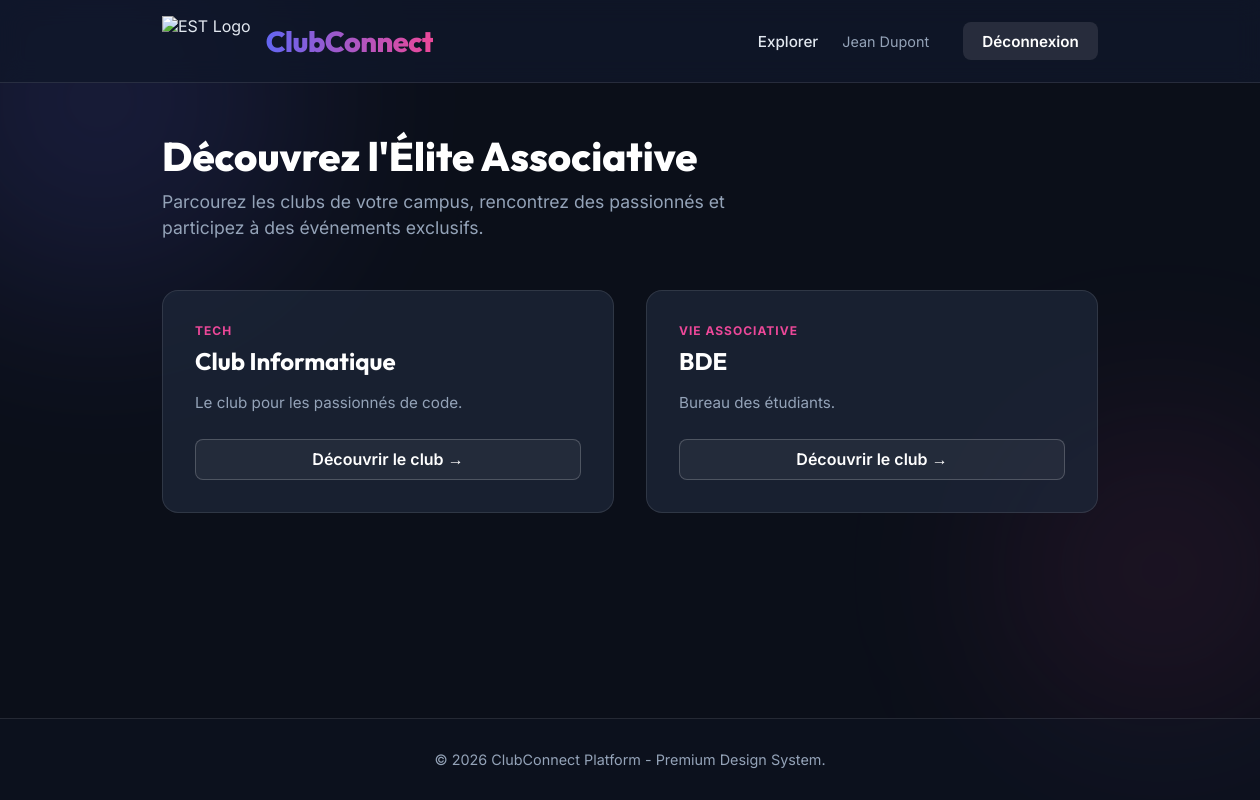
Page / (signed in) on the committed database.
### models.py (models this page shows)
class Club(db.Model):
    __tablename__ = 'club'
    id = db.Column(db.Integer, primary_key=True)
    nom = db.Column(db.String(100), nullable=False)
    description = db.Column(db.Text)
    categorie = db.Column(db.String(50))
    date_creation = db.Column(db.String(20))
    president_id = db.Column(db.Integer, db.ForeignKey('membre.id'))
    evenements = db.relationship('Evenement', backref='club', cascade="all, delete-orphan", lazy=True)

### app.py (the view)
@app.route('/')
def index():
    user = session.get('user_email')
    clubs = Club.query.all()
    return render_template('index.html', clubs=clubs, user=user)

### templates/index.html (shortened to what this page needs)
{% extends 'base.html' %}
{% block content %}
<div class="animate-in">
    <h2 class="page-title">Découvrez l'Élite Associative</h2>
    <p class="page-subtitle">Parcourez les clubs de votre campus, rencontrez des passionnés et participez à des événements exclusifs.</p>
</div>
<div class="clubs-grid animate-in" style="animation-delay: 0.2s;">
    {% for club in clubs %}
        <div class="club-card">
            <span class="club-category">{{ club.categorie }}</span>
            <h3>{{ club.nom }}</h3>
            <p>{{ club.description }}</p>
            <a href="/club/{{ club.id }}" class="btn-outline">Découvrir le club &rarr;</a>
        </div>
    {% else %}
        <p style="grid-column: 1/-1; text-align: center; color: var(--text-muted); padding: 3rem; background: var(--card-bg); border-radius: 12px; border: 1px dashed var(--card-border);">Aucun club n'est disponible pour le moment.</p>
    {% endfor %}
</div>
{% endblock %}

### templates/base.html (style rules this page uses)
:root { --bg-color: #0b0f19; --text-main: #e2e8f0; --text-muted: #94a3b8; --primary: #6366f1; --primary-hover: #4f46e5; --accent: #ec4899; --card-bg: rgba(30, 41, 59, 0.7); --card-border: rgba(255, 255, 255, 0.1); }
* { box-sizing: border-box; margin: 0; padding: 0; }
body { font-family: 'Inter', sans-serif; background-color: var(--bg-color); color: var(--text-main); min-height: 100vh; position: relative; overflow-x: hidden; display: flex; flex-direction: column; }
.page-title { font-family: 'Outfit', sans-serif; font-size: 2.5rem; font-weight: 800; margin-bottom: 0.5rem; color: #fff; }
.page-subtitle { color: var(--text-muted); font-size: 1.1rem; margin-bottom: 3rem; max-width: 600px; line-height: 1.5; }
.animate-in { animation: fadeUp 0.6s ease-out forwards; opacity: 0; transform: translateY(20px); }

### templates/index.html (style rules this page uses)
.clubs-grid { display: grid; grid-template-columns: repeat(auto-fill, minmax(300px, 1fr)); gap: 2rem; }
.club-card { background: var(--card-bg); border: 1px solid var(--card-border); border-radius: 16px; padding: 2rem; backdrop-filter: blur(10px); -webkit-backdrop-filter: blur(10px); transition: all 0.3s ease; position: relative; overflow: hidden; display: flex; flex-direction: column; }
.club-card::before { content: ''; position: absolute; top: 0; left: 0; right: 0; height: 4px; background: linear-gradient(to right, var(--primary), var(--accent)); opacity: 0; transition: opacity 0.3s ease; }
.club-category { display: inline-block; font-size: 0.75rem; text-transform: uppercase; letter-spacing: 1px; font-weight: 700; color: var(--accent); margin-bottom: 0.5rem; }
.club-card h3 { font-family: 'Outfit', sans-serif; font-size: 1.5rem; color: #fff; margin-bottom: 1rem; }
.club-card p { color: var(--text-muted); font-size: 0.95rem; line-height: 1.5; margin-bottom: 1.5rem; flex: 1; }
.btn-outline { display: inline-block; text-align: center; padding: 0.6rem 1.2rem; border-radius: 8px; border: 1px solid rgba(255, 255, 255, 0.2); color: #fff; text-decoration: none; font-weight: 600; transition: all 0.3s ease; background: rgba(255, 255, 255, 0.05); }

### rows in the picture
Club: categorie "TECH", nom "Club Informatique", description "Le club pour les passionnés de code."
Club: categorie "VIE ASSOCIATIVE", nom "BDE", description "Bureau des étudiants."

### other values in the picture
{{ session.get('user_nom') }} "Jean Dupont"
